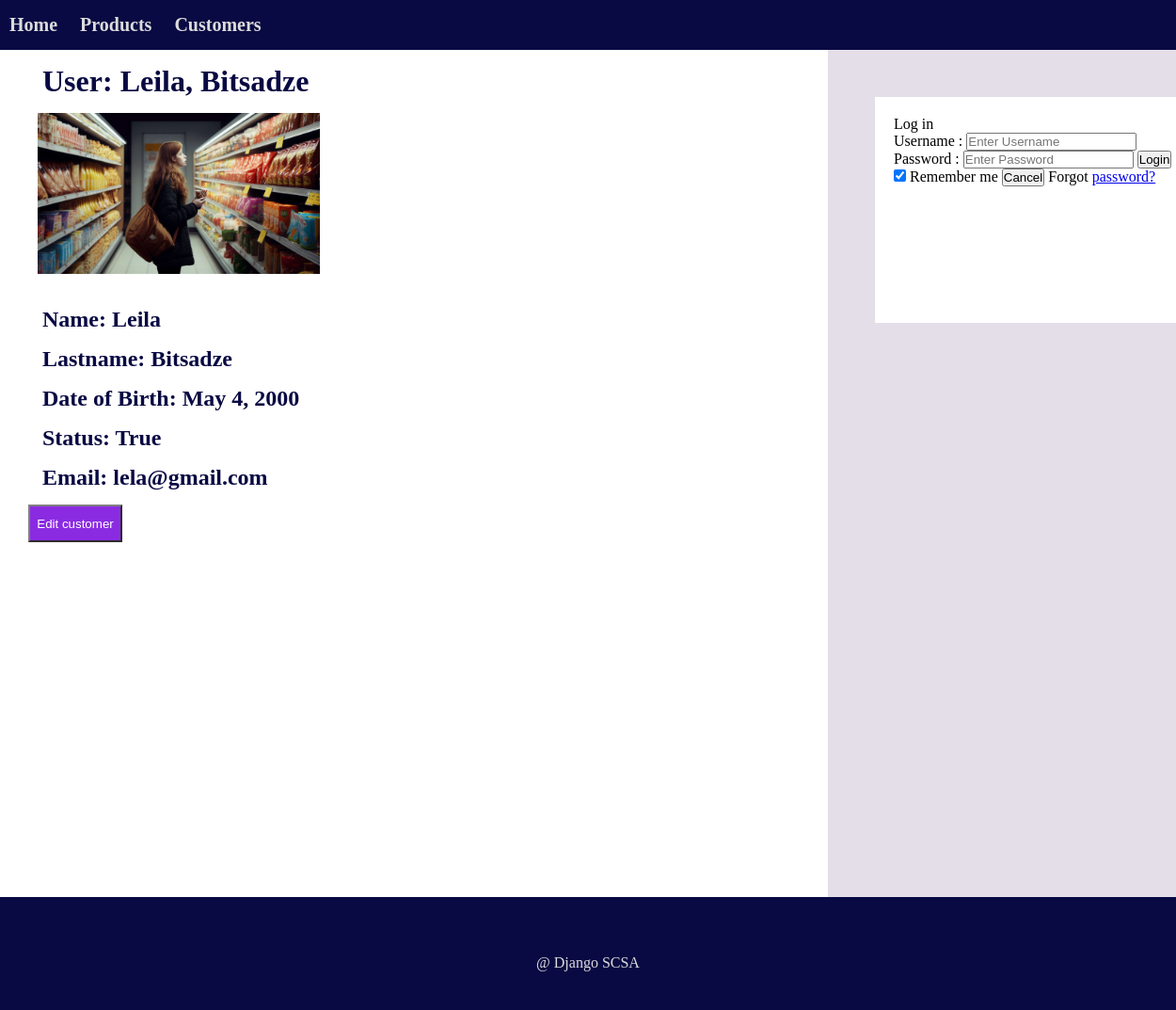
Screenshot of /customers/customer/1/ with the database file from the repository.
### customers/models.py (models this page shows, shortened)
class CustomerModel(models.Model):
    first_name = models.CharField(max_length=30)
    last_name = models.CharField(max_length=30)
    birth_date = models.DateField(validators=[validate_customers])
    is_active = models.BooleanField(default=True)
    email = models.EmailField(validators=[validate_email])

### customers/views.py (the view)
# urls.py: path('customer/<int:id>/',customerView, name="customer"),
def customerView(request, id):
    customer = CustomerModel.objects.get(id=id)
    template_name = "customer.html"
    context = {
        'customer':customer
    }
    return render(request, template_name, context)

### templates/customer.html (shortened to what this page needs)
{% extends 'base.html' %}
{% block content %}
{% load static %}
    <header>
      <h1> User: {{customer.first_name}},  {{customer.last_name}} </h1>
      <img src="{% static 'images/girl.png' %}" alt="Food" class="image-lists">
    <header>
    <div class="">
      <div class="block">
      <h2>Name: {{ customer.first_name }}</h2>
      <h2>Lastname: {{customer.last_name}}</h2>
      <h2>Date of Birth: {{customer.birth_date }}</h2>
      <h2>Status: {{customer.is_active }}</h2>
      <h2>Email: {{customer.email }}</h2>
      <form method="post" action="{% url 'edit-customer' id=customer.id %}">
        <button type="submit" class="button">Edit customer</button>
      </form>
    </div>
    </div>
  {% endblock %}

### static/css/styles.css (style rules this page uses)
* { margin:0; padding:0 }
body { background-color: rgb(9, 9, 67); }
h2, h1 { color: rgb(9, 9, 67); margin: 15px; }
header { width: 100%; }
.button { width: 100px; height: 40px; background-color: blueviolet; color: white; border-color: grey; }
.image-lists { display: flex; width: 300px; margin: 10px; padding-bottom: 20px;; }

### rows the page displays
CustomerModel: first_name "Leila", last_name "Bitsadze", birth_date "May 4, 2000", is_active "True", email "lela@gmail.com"
